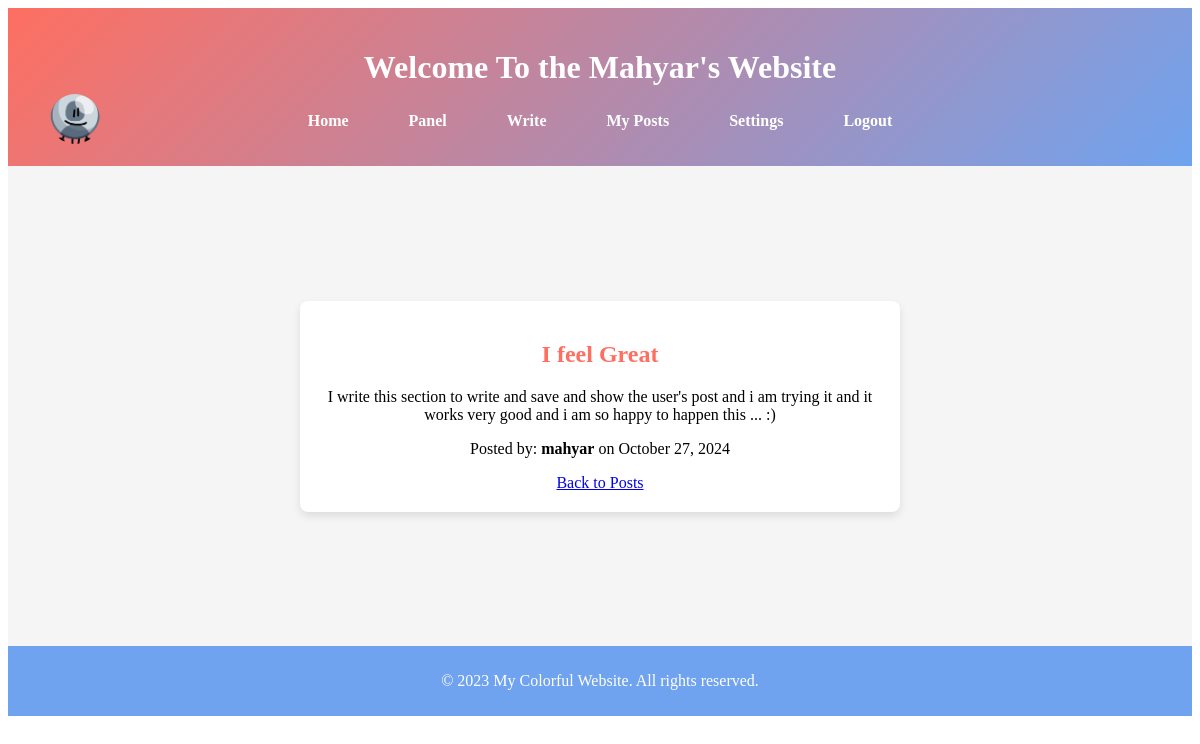
Screenshot of /my_posts/show_content_all.php?id=5 with the database file from the repository.
### tables this page shows
CREATE TABLE `posts` (
  `post_id` int(11) NOT NULL AUTO_INCREMENT,
  `title` varchar(255) NOT NULL,
  `content` text NOT NULL,
  `author_id` int(11) NOT NULL,
  `category_id` int(11) DEFAULT NULL,
  `publication_date` timestamp NULL DEFAULT current_timestamp(),
  PRIMARY KEY (`post_id`)
);

CREATE TABLE `users` (
  `user_id` int(11) NOT NULL AUTO_INCREMENT,
  `username` varchar(255) NOT NULL,
  `email` varchar(255) NOT NULL,
  `first_name` varchar(255) DEFAULT NULL,
  `last_name` varchar(255) DEFAULT NULL,
  `bio` varchar(1000) DEFAULT NULL,
  `password` varchar(255) NOT NULL,
  `token` varchar(32) DEFAULT NULL,
  `token_expires` datetime DEFAULT NULL,
  `registration_date` timestamp NULL DEFAULT current_timestamp(),
  PRIMARY KEY (`user_id`),
  UNIQUE KEY `email` (`email`),
  UNIQUE KEY `username` (`username`)
);

### my_posts/show_content_all.php (the view, shortened to what this page needs)
<?php
include '../db/db.php';
if (isset($_GET['id'])) {
    $post_id = $_GET['id'];
    $query = "SELECT p.post_id, p.title, p.content, p.author_id, p.publication_date, u.username
              FROM posts p
              JOIN users u ON p.author_id = u.user_id
                WHERE p.post_id = ?";
    $stmt = $conn->prepare($query);
    $stmt->bind_param("i", $post_id);
    $stmt->execute();
    $result = $stmt->get_result();
    $post = $result->fetch_assoc();
} else {
    header('Location: posts.php');
    exit();
}
?>
<!DOCTYPE html>
<html lang="en">
<head>
    <link rel="stylesheet" href="posts.css">
    <link rel="stylesheet" href="/statics/index.css">
</head>
<body>
<?php include "../statics/header.php";?>
<div class="posts-wrapper">
    <div class="container">
    <?php if ($post): ?>
            <h2><?php echo htmlspecialchars($post['title']); ?></h2>
            <p><?php echo nl2br(htmlspecialchars($post['content'])); ?></p>
            <p>Posted by: <strong><?php echo htmlspecialchars($post['username']); ?></strong> on <?php echo date('F j, Y', strtotime($post['publication_date'])); ?></p>
            <a href="../" class="back-button">Back to Posts</a>
        <?php else: ?>
            <h2>No Post Found</h2>
            <a href="../" class="back-button">Back to Posts</a>
        <?php endif; ?>
    </div>
</div>
</body>
</html>

### my_posts/posts.css (style rules this page uses)
.posts-wrapper { display: flex; justify-content: center; align-items: center; padding: 20px; background-color: #f5f5f5; height: 60vh; }
.container { background-color: #ffffff; padding: 20px; border-radius: 8px; box-shadow: 0 4px 8px rgba(0, 0, 0, 0.1); width: 600px; text-align: center; }
h2 { margin-bottom: 20px; }

### statics/index.css (style rules this page uses)
* { box-sizing: border-box; }
h2 { color: #ff6f61; text-underline-offset: unset; }
footer { text-align: center; padding: 10px 0; background-color: #6fa3ef; color: white; position: relative; bottom: 0; width: 100%; }

### rows the page displays
posts: title "I feel Great", content "I write this section to write and save and show the user's post and i am trying it and it works very good and i am so happy to happen this ... :)", author.username "mahyar", publication_date "October 27, 2024"
